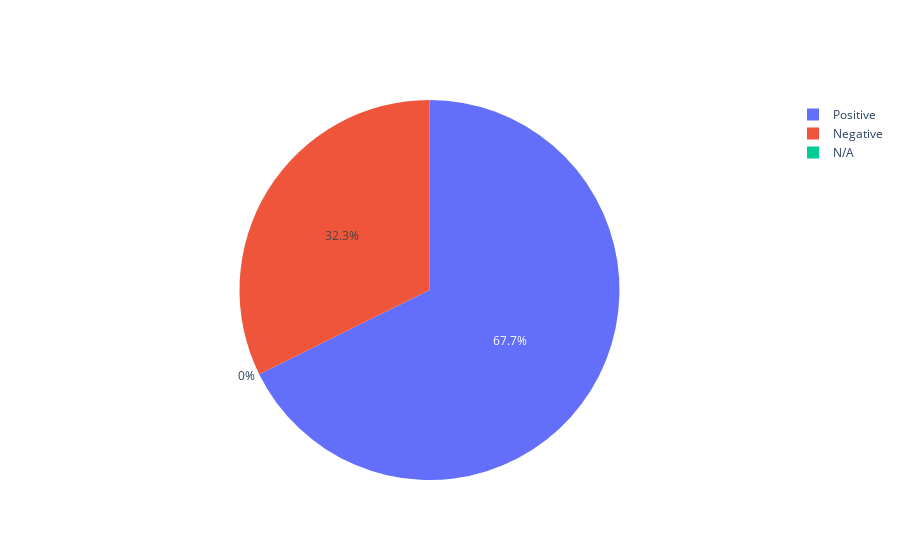

The notebook cell this image was saved under:
### Code cell
labels = ["Positive", "Negative", "N/A"]
n_pos = (reviews_with_negative == False).sum()
n_neg = reviews_with_negative.sum()
n_rest = len(listing_reviews) - n_pos - n_neg
values = [n_pos, n_neg, n_rest]
fig = go.Figure(data=[go.Pie(labels=labels, values=values)])
fig.show()

### Figure 1 — Plotly figure (JSON) as saved in the notebook; plotly's stock layout.template omitted (floating-point values rounded to 4 significant figures)
{"data": [{"labels": ["Positive", "Negative", "N/A"], "type": "pie", "values": [352, 168, 0]}], "layout": {}}
